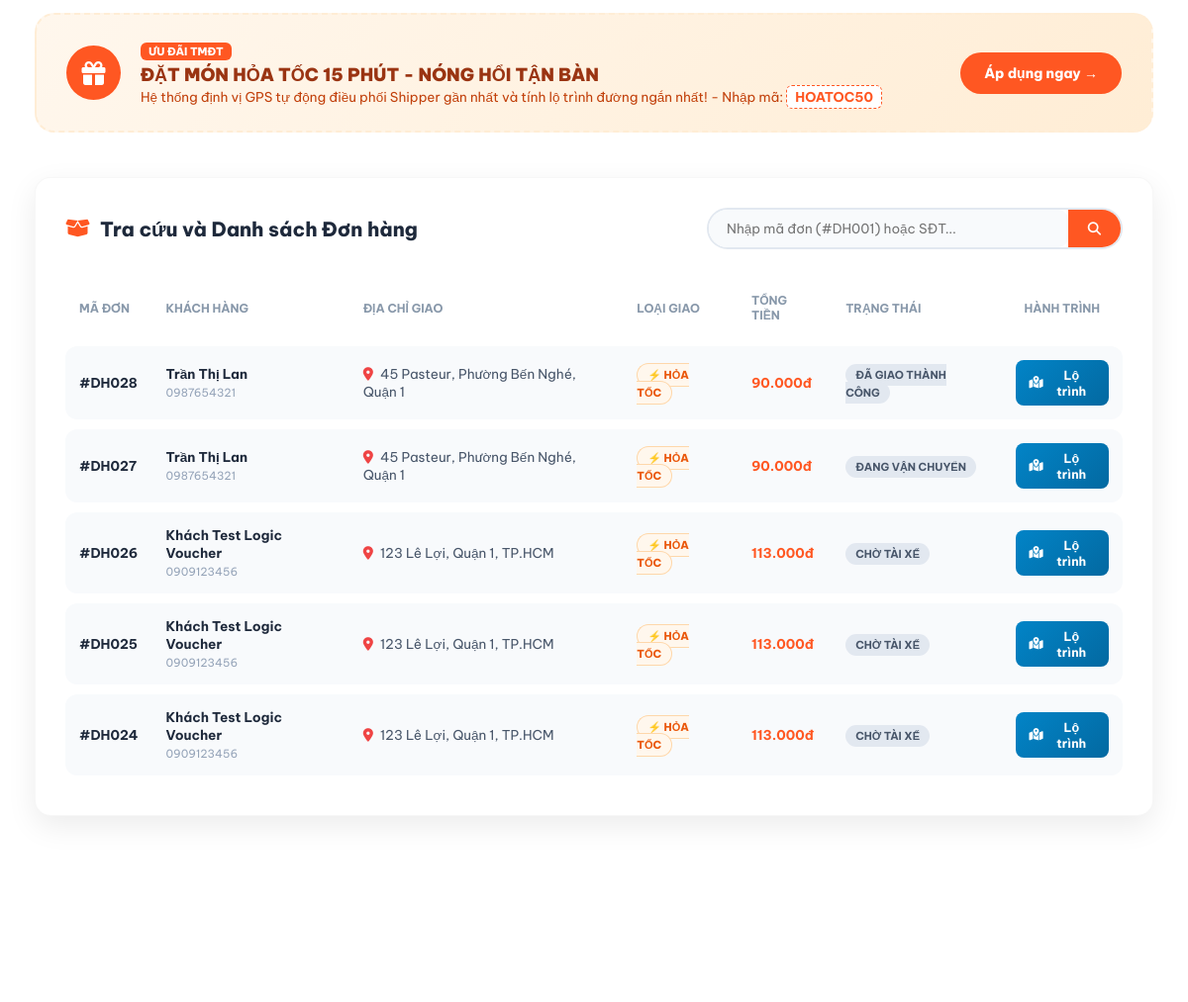
/ (signed in, middle part), run on an earlier commit of the app's database.
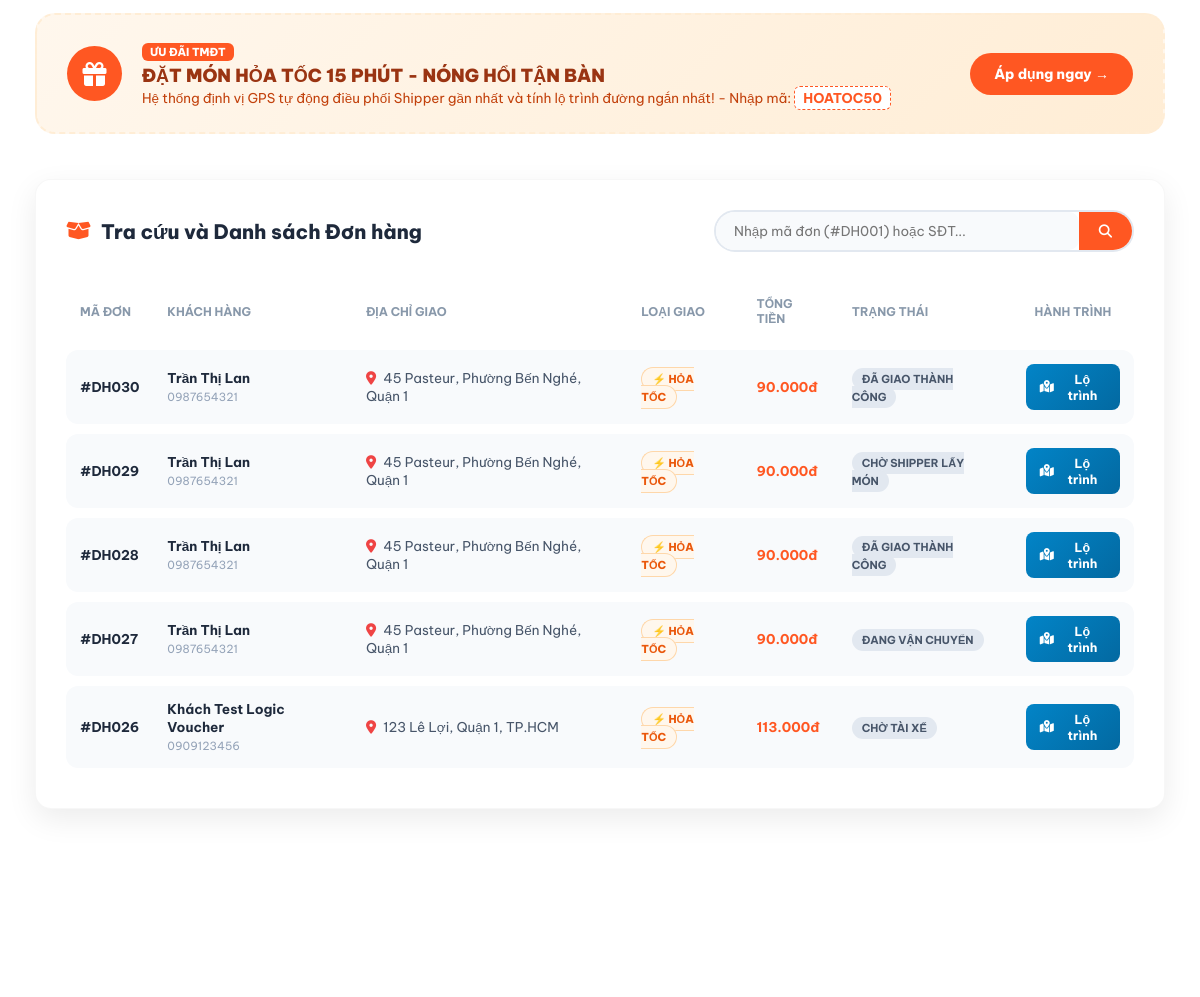
And on a later commit of the database.
### core/models.py (models this page shows, shortened)
class DonHang(models.Model):
    khach_hang = models.ForeignKey(User, on_delete=models.SET_NULL, null=True, blank=True,
                                   related_name='don_hang_cua_khach', verbose_name="Tài khoản khách đặt")
    ma_don = models.CharField(max_length=20, unique=True, blank=True, verbose_name="Mã đơn hàng")
    ten_nguoi_nhan = models.CharField(max_length=100, verbose_name="Tên người nhận")
    dia_chi_nguoi_nhan = models.CharField(max_length=200, verbose_name="Địa chỉ giao hàng")
    sdt_nguoi_nhan = models.CharField(max_length=15, verbose_name="Số điện thoại")
    email_nguoi_nhan = models.CharField(max_length=100, blank=True,
                                        default='khachhang_test@gmail.com', verbose_name="Email nhận thông báo Mailbox")
    lat_khach = models.FloatField(verbose_name="Vĩ độ khách")
    lng_khach = models.FloatField(verbose_name="Kinh độ khách")
    khoi_luong = models.FloatField(default=1.0, help_text="Đơn vị: kg", verbose_name="Khối lượng (kg)")
    kho_xuat_phat = models.ForeignKey(KhoHang, on_delete=models.CASCADE, verbose_name="Bếp / Quán xuất phát")
    tai_xe = models.ForeignKey(TaiXe, on_delete=models.SET_NULL, null=True,
                               blank=True, verbose_name="Shipper điều phối")
    trang_thai = models.CharField(max_length=50, default='CHỜ TÀI XẾ', verbose_name="Trạng thái đơn hàng")
    ngay_tao = models.DateTimeField(auto_now_add=True, verbose_name="Thời gian tạo đơn")
    ghi_chu = models.TextField(blank=True, default='', verbose_name="Ghi chú món ăn / Lưu ý giao hàng")
    LOAI_GIAO_CHOICES = [
        ('HOA_TOC', '⚡ Giao Hỏa Tốc (15-25 phút - Ưu tiên tuyến đường nhanh nhất)'),
        ('TIEU_CHUAN', '🛵 Giao Tiêu Chuẩn (30-45 phút)'),
    ]
    loai_giao_hang = models.CharField(max_length=30, choices=LOAI_GIAO_CHOICES,
                                      default='HOA_TOC', verbose_name="Phương thức vận chuyển")
    tien_mon_an = models.DecimalField(max_digits=12, decimal_places=0, default=0, verbose_name="Tiền món ăn (VNĐ)")
    phi_van_chuyen = models.DecimalField(max_digits=12, decimal_places=0, default=15000,
                                         verbose_name="Cước phí vận chuyển tính theo km (VNĐ)")
    phu_phi_hoa_toc = models.DecimalField(max_digits=12, decimal_places=0,
                                          default=0, verbose_name="Phụ phí hỏa tốc (VNĐ)")
    khoang_cach_km = models.FloatField(default=2.5, verbose_name="Khoảng cách tính phí (km)")
    giam_gia = models.DecimalField(max_digits=12, decimal_places=0, default=0, verbose_name="Giảm giá voucher (VNĐ)")
    tong_tien = models.DecimalField(max_digits=12, decimal_places=0, default=0,
                                    verbose_name="Tổng tiền thanh toán (VNĐ)")
    PT_THANH_TOAN_CHOICES = [
        ('QR_VIETQR', 'Mã QR Ngân Hàng (VietQR)'),
        ('MOMO', 'Ví điện tử MoMo'),
        ('COD', 'Tiền mặt khi nhận hàng (COD)'),
    ]
    phuong_thuc_thanh_toan = models.CharField(
        max_length=30, choices=PT_THANH_TOAN_CHOICES, default='QR_VIETQR', verbose_name="Phương thức thanh toán")
    TT_THANH_TOAN_CHOICES = [
        ('CHUA_THANH_TOAN', 'Chờ thanh toán'),
        ('DA_THANH_TOAN', 'Đã thanh toán thành công'),
    ]
    trang_thai_thanh_toan = models.CharField(
        max_length=30, choices=TT_THANH_TOAN_CHOICES, default='CHUA_THANH_TOAN', verbose_name="Trạng thái thanh toán")
    ma_giao_dich_qr = models.CharField(max_length=50, blank=True, default='',
                                       verbose_name="Mã giao dịch / Mã QR thanh toán")
    thue_phi_san = models.DecimalField(
        max_digits=12, decimal_places=0, default=0,
        verbose_name="Thuế TNCN và Phí sàn khấu trừ (VNĐ)"
    )
    tien_shipper_thuc_nhan = models.DecimalField(
        max_digits=12, decimal_places=0, default=0,
        verbose_name="Tiền Shipper thực nhận sau thuế (VNĐ)"
    )
    TT_THANH_TOAN_SHIPPER_CHOICES = [
        ('CHO_NHAN_TIEN', 'Chờ nhận tiền hàng (Đã trừ thuế)'),
        ('DA_NHAN_TIEN', 'Đã quyết toán vào ví'),
    ]
    trang_thai_thanh_toan_shipper = models.CharField(
        max_length=30, choices=TT_THANH_TOAN_SHIPPER_CHOICES,
        default='CHO_NHAN_TIEN', verbose_name="Trạng thái nhận tiền của Shipper"
    )

### core/views.py (the view)
# urls.py: path('', views.home, name='home'),
def home(request):
    q = request.GET.get('q', '')
    status_filter = request.GET.get('status', 'ALL')
    ds_don = DonHang.objects.all().order_by('-id')
    if status_filter and status_filter != 'ALL':
        ds_don = ds_don.filter(trang_thai=status_filter)
    if q:
        ds_don = ds_don.filter(Q(ma_don__icontains=q) | Q(sdt_nguoi_nhan__icontains=q) | Q(ten_nguoi_nhan__icontains=q))
    paginator = Paginator(ds_don, 5)
    page_number = request.GET.get('page')
    page_obj = paginator.get_page(page_number)
    danh_muc_list = DanhMucMonAn.objects.all()
    mon_an_noi_bat = MonAn.objects.filter(is_con_mon=True, is_noi_bat=True)[:8]
    ads_banners = QuangCao.objects.filter(kich_hoat=True, loai_quang_cao__in=['BANNER_CHINH', 'BANNER_PHU'])
    tong_gmv = DonHang.objects.aggregate(Sum('tong_tien'))['tong_tien__sum'] or Decimal(0)
    tien_mon_an_tong = DonHang.objects.aggregate(Sum('tien_mon_an'))['tien_mon_an__sum'] or Decimal(0)
    doanh_thu_ads_tong = QuangCao.objects.filter(kich_hoat=True).aggregate(
        Sum('doanh_thu_ads'))['doanh_thu_ads__sum'] or Decimal(0)
    doanh_thu_shipper_tong = TaiXe.objects.aggregate(Sum('doanh_thu_tich_luy'))['doanh_thu_tich_luy__sum'] or Decimal(0)
    hoa_hong_san = int(tien_mon_an_tong * Decimal(0.15)) + int(doanh_thu_ads_tong)
    top_tai_xe = TaiXe.objects.order_by('-doanh_thu_tich_luy')[:5]
    thong_ke_don = DonHang.objects.values('trang_thai').annotate(so_luong=Count('id'))
    context = {
        'don_hangs': page_obj if (request.user.is_authenticated or q) else [],
        'page_obj': page_obj,
        'current_status': status_filter,
        'q': q,
        'danh_muc_list': danh_muc_list,
        'mon_an_noi_bat': mon_an_noi_bat,
        'ads_banners': ads_banners,
        'stats': {
            'tong_don': DonHang.objects.count(),
            'don_dang_giao': DonHang.objects.filter(trang_thai__in=['ĐANG VẬN CHUYỂN', 'CHỜ TÀI XẾ']).count(),
            'tong_gmv': tong_gmv,
            'hoa_hong_san': hoa_hong_san,
            'doanh_thu_ads': doanh_thu_ads_tong,
            'tong_doanh_thu_shipper': doanh_thu_shipper_tong,
            'so_tai_xe': TaiXe.objects.count(),
            'so_mon_an': MonAn.objects.count(),
        },
        'labels_tai_xe': json.dumps([tx.ten_tai_xe for tx in top_tai_xe]),
        'data_doanh_thu': json.dumps([float(tx.doanh_thu_tich_luy or 0) for tx in top_tai_xe]),
        'labels_trang_thai': json.dumps([item['trang_thai'] for item in thong_ke_don]),
        'data_trang_thai': json.dumps([item['so_luong'] for item in thong_ke_don]),
    }
    return render(request, 'home.html', context)

### core/models.py (called while the page is built)
    def gia_hien_tai(self):
        return self.gia_khuyen_mai if self.gia_khuyen_mai and self.gia_khuyen_mai > 0 else self.gia

    def phan_tram_giam_gia(self):
        if self.gia_khuyen_mai and self.gia_khuyen_mai < self.gia:
            return int(((self.gia - self.gia_khuyen_mai) / self.gia) * 100)
        return 0

### core/templatetags/currency_filters.py (called while the page is built)
@register.filter(name='dinh_dang_tien')
def dinh_dang_tien(value):
    if value is None or value == '':
        return ''
    try:
        val = int(round(float(value)))
        return f"{val:,.0f}".replace(",", ".")
    except (ValueError, TypeError):
        return value

### templates/home.html (shortened to what the changed rows need)
{% extends "base.html" %}
{% load static currency_filters %}
{% block content %}
<link rel="stylesheet" href="https://cdn.jsdelivr.net/npm/swiper@11/swiper-bundle.min.css" />
<div class="dashboard-container">
    <div class="card-box" style="padding: 30px;">
        {% if don_hangs %}
        <div style="overflow-x: auto;">
            <table class="custom-table">
                <thead>
                    <tr>
                        <th>Mã Đơn</th>
                        <th>Khách Hàng</th>
                        <th>Địa Chỉ Giao</th>
                        <th>Loại Giao</th>
                        <th>Tổng Tiền</th>
                        <th>Trạng Thái</th>
                        <th style="text-align: center;">Hành Trình</th>
                    </tr>
                </thead>
                <tbody>
                    {% for dh in don_hangs %}
                    <tr>
                        <td><strong style="color: #1e293b;">#{{ dh.ma_don }}</strong></td>
                        <td>
                            <div style="font-weight: 700; color: #1e293b;">{{ dh.ten_nguoi_nhan }}</div>
                            <small style="color: #94a3b8;">{{ dh.sdt_nguoi_nhan }}</small>
                        </td>
                        <td>
                            <i class="fa-solid fa-location-dot" style="color: #ef4444; margin-right: 4px;"></i>
                            {{ dh.dia_chi_nguoi_nhan|truncatechars:45 }}
                        </td>
                        <td>
                            {% if dh.loai_giao_hang == 'HOA_TOC' %}
                            <span style="background: #fff7ed; color: #ea580c; font-weight: 800; font-size: 11px; padding: 4px 10px; border-radius: 12px; border: 1px solid #fed7aa;">
                                ⚡ HỎA TỐC
                            </span>
                            {% else %}
                            <span style="background: #f1f5f9; color: #64748b; font-weight: 700; font-size: 11px; padding: 4px 10px; border-radius: 12px;">
                                🛵 Tiêu chuẩn
                            </span>
                            {% endif %}
                        </td>
                        <td>
                            <strong style="color: #ff5722;">{{ dh.tong_tien|dinh_dang_tien }}đ</strong>
                        </td>
                        <td>
                            <span style="background: #e2e8f0; color: #475569; padding: 4px 10px; border-radius: 12px; font-size: 11px; font-weight: 700;">
                                {{ dh.trang_thai }}
                            </span>
                        </td>
                        <td style="text-align: center;">
                            <a href="{% url 'core:chi_tiet' dh.ma_don %}" style="display: inline-flex; align-items: center; gap: 5px; background: linear-gradient(135deg, #0284c7, #0369a1); color: white; padding: 7px 14px; border-radius: 8px; text-decoration: none; font-size: 12.5px; font-weight: 700;">
                                <i class="fa-solid fa-map-location-dot"></i> Lộ trình
                            </a>
                        </td>
                    </tr>
                    {% endfor %}
                </tbody>
            </table>
        </div>
        {% endif %}
    </div>
</div>
{% endblock %}

What changed in the data, as far as the page shows it:
no longer on this page (row unchanged): DonHang: ma_don "DH025", ten_nguoi_nhan "Khách Test Logic Voucher", sdt_nguoi_nhan "0909123456", dia_chi_nguoi_nhan "123 Lê Lợi, Quận 1, TP.HCM", loai_giao_hang "⚡ HỎA TỐC", tong_tien|dinh_dang_tien "113.000", trang_thai "CHỜ TÀI XẾ"
no longer on this page (row unchanged): DonHang: ma_don "DH024", ten_nguoi_nhan "Khách Test Logic Voucher", sdt_nguoi_nhan "0909123456", dia_chi_nguoi_nhan "123 Lê Lợi, Quận 1, TP.HCM", loai_giao_hang "⚡ HỎA TỐC", tong_tien|dinh_dang_tien "113.000", trang_thai "CHỜ TÀI XẾ"
added DonHang: ma_don "DH030", ten_nguoi_nhan "Trần Thị Lan", sdt_nguoi_nhan "0987654321", dia_chi_nguoi_nhan "45 Pasteur, Phường Bến Nghé, Quận 1", loai_giao_hang "⚡ HỎA TỐC", tong_tien|dinh_dang_tien "90.000", trang_thai "ĐÃ GIAO THÀNH CÔNG"
added DonHang: ma_don "DH029", ten_nguoi_nhan "Trần Thị Lan", sdt_nguoi_nhan "0987654321", dia_chi_nguoi_nhan "45 Pasteur, Phường Bến Nghé, Quận 1", loai_giao_hang "⚡ HỎA TỐC", tong_tien|dinh_dang_tien "90.000", trang_thai "CHỜ SHIPPER LẤY MÓN"
